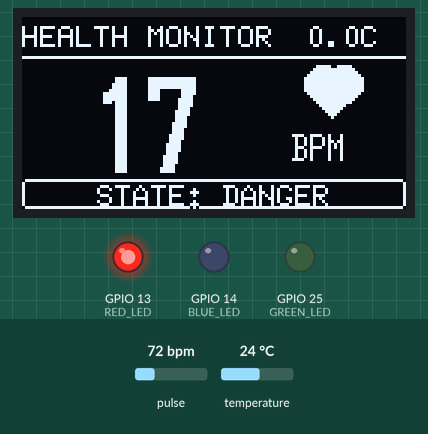
Bench run of a sketch on a simulated ESP32. On the bench: 128×64 one-colour display, output pins drawn as LEDs (lit = HIGH). Inputs (shaded band) come from the test bench; at power-on: pulse 72 bpm, temperature 24 °C.

Above: at 1.03 s.
1.3 s: pulse set to 102 bpm
At 1.95 s:
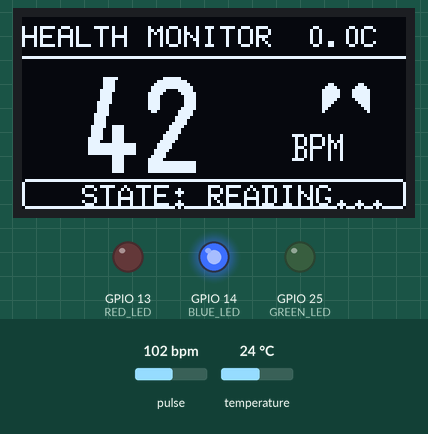
4.2 s: pulse set to 106 bpm
At 5.24 s:
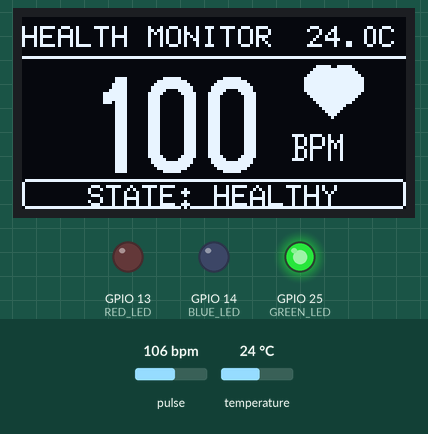
6.6 s: temperature set to 12 °C
At 9.29 s:
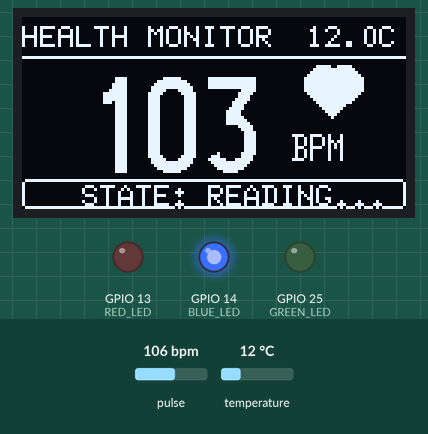
9.6 s: pulse set to 42 bpm
At 11.5 s:
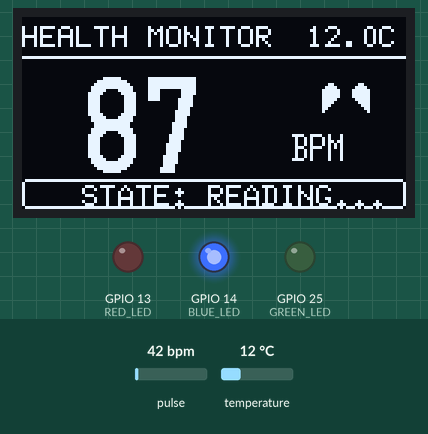
12.4 s: temperature set to 19 °C
At 15.6 s:
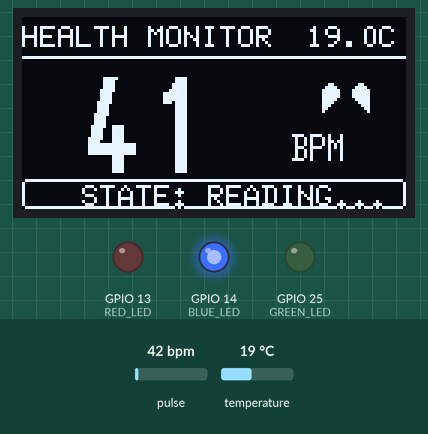
15.7 s: temperature set to 23.4 °C
At 17.4 s:
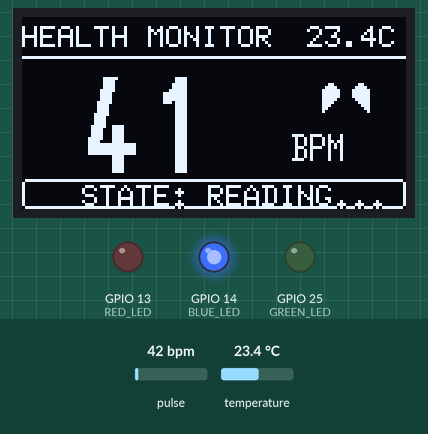
17.7 s: temperature set to 24.6 °C
Timing chart, 0 to 20.7 s (numbered marks = the images above; inputs shaded):
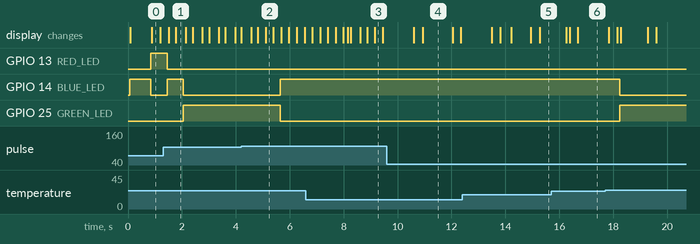

Measured:
- the behaviour switches between 104 and 105 bpm on pulse (found by bisection; images 1 and 2)
- after the input at 1.3 s, GPIO 13 (RED_LED): HIGH → LOW after 0.16 s instead of 1.2 s; GPIO 14 (BLUE_LED): LOW → HIGH after 0.16 s, → LOW 0.59 s later; GPIO 25 (GREEN_LED): LOW → HIGH after 0.75 s instead of 1.2 s; the display: first changes after 0.22 s (image 1 shows a later state)
- after the input at 4.2 s, GPIO 14 (BLUE_LED): LOW → HIGH after 1.5 s; GPIO 25 (GREEN_LED): HIGH → LOW after 1.5 s
- after the input at 15.7 s, the display: changes after 0.55 s (image 6)
- after the input at 17.7 s, GPIO 14 (BLUE_LED): HIGH → LOW after 0.55 s; GPIO 25 (GREEN_LED): LOW → HIGH after 0.55 s
- what the display in image 4 shows lasts 1.1 s, from 10.9 s to 12.0 s

The sketch:

BPMandTEMP.ino
```cpp
#include <Arduino.h>
#include <U8g2lib.h>
#include <Wire.h>
#include <OneWire.h>
#include <DallasTemperature.h>
#include "MAX30105.h"
#include "heartRate.h"

// --- PIN DEFINITIONS ---
#define RED_LED 13
#define BLUE_LED 14
#define GREEN_LED 25
#define TEMP_PIN 26

// --- OBJECTS ---
U8G2_SH1106_128X64_NONAME_F_HW_I2C u8g2(U8G2_R0, /* reset=*/ U8X8_PIN_NONE);
MAX30105 particleSensor;
OneWire oneWire(TEMP_PIN);
DallasTemperature sensors(&oneWire);

// --- VARIABLES ---
unsigned long lastTempRequest = 0;
const int tempInterval = 2000;
const byte RATE_SIZE = 4;
byte rates[RATE_SIZE];
byte rateSpot = 0;
long lastBeat = 0;
int beatAvg = 0;
float bodyTemp = 0;
bool heartLarge = false;

// Small Heart Bitmap for static state
static const unsigned char heart_bits[] = {
  0x0c, 0x30, 0x1e, 0x78, 0x3f, 0xfc, 0x3f, 0xfc, 0x3f, 0xfc, 0x1f, 0xf8, 0x0f, 0xf0, 0x07, 0xe0,
  0x03, 0xc0, 0x01, 0x80
};

void setup() {
  Serial.begin(115200);
  pinMode(RED_LED, OUTPUT);
  pinMode(BLUE_LED, OUTPUT);
  pinMode(GREEN_LED, OUTPUT);

  // Non-blocking Temp Setup
  sensors.begin();
  sensors.setWaitForConversion(false);
  sensors.requestTemperatures();

  Wire.begin(33, 32);
  u8g2.begin();

  if (!particleSensor.begin(Wire, I2C_SPEED_STANDARD)) while(1);

  // Saturation Prevention
  particleSensor.setup(0x1F, 4, 2, 400, 411, 4096);
}

void loop() {
  long irValue = particleSensor.getIR();

  if (irValue > 50000) {
    if (checkForBeat(irValue) == true) {
      heartLarge = true; // Trigger the animation
      long delta = millis() - lastBeat;
      lastBeat = millis();
      float bpm = 60 / (delta / 1000.0);

      if (bpm < 255 && bpm > 20) {
        rates[rateSpot++] = (byte)bpm;
        rateSpot %= RATE_SIZE;
        beatAvg = 0;
        for (byte x = 0; x < RATE_SIZE; x++) beatAvg += rates[x];
        beatAvg /= RATE_SIZE;
      }
    }
  } else {
    beatAvg = 0;
  }

  // Update Temp every 2 seconds
  if (millis() - lastTempRequest >= tempInterval) {
    bodyTemp = sensors.getTempCByIndex(0);
    sensors.requestTemperatures();
    lastTempRequest = millis();
  }

  updateDisplay(irValue > 50000);

  // Heart shrink timing
  if (millis() - lastBeat > 250) heartLarge = false;
}

// Function to handle the heart animation
void drawAnimatedHeart(int x, int y, bool large) {
  if (large) {
    u8g2.drawDisc(x, y, 6); // Left lobe
    u8g2.drawDisc(x+7, y, 6); // Right lobe
    u8g2.drawTriangle(x-5, y+2, x+12, y+2, x+3, y+11); // Bottom point
  } else {
    u8g2.drawXBM(x, y, 16, 10, heart_bits);
  }
}

void updateDisplay(bool fingerDetected) {
  u8g2.clearBuffer();

  // --- HEADER ---
  u8g2.setFont(u8g2_font_6x12_tr);
  u8g2.drawStr(0, 10, "HEALTH MONITOR"); // Title updated
  u8g2.setCursor(95, 10);
  u8g2.print(bodyTemp, 1); u8g2.print("C");
  u8g2.drawHLine(0, 13, 128);

  if (fingerDetected) {
    // --- BPM DISPLAY ---
    u8g2.setFont(u8g2_font_logisoso32_tf);
    u8g2.setCursor(20, 52);
    if(beatAvg > 0) u8g2.print(beatAvg); else u8g2.print("---");

    u8g2.setFont(u8g2_font_6x13_tf);
    u8g2.drawStr(90, 48, "BPM");

    // --- HEART ANIMATION ---
    drawAnimatedHeart(100, 22, heartLarge);

    // --- STATUS BOX ---
    u8g2.drawRFrame(0, 54, 128, 10, 2);
    u8g2.setFont(u8g2_font_6x10_tf);

    // Logic Hierarchy
    if (bodyTemp > 38.5 || (beatAvg > 0 && (beatAvg > 140 || beatAvg < 40))) {
      u8g2.drawStr(25, 63, "STATE: DANGER");
      digitalWrite(RED_LED, HIGH); digitalWrite(BLUE_LED, LOW); digitalWrite(GREEN_LED, LOW);
    }
    else if (bodyTemp >= 24.0 && bodyTemp <= 37.5 && beatAvg >= 40 && beatAvg <= 100) {
      u8g2.drawStr(22, 63, "STATE: HEALTHY");
      digitalWrite(GREEN_LED, HIGH); digitalWrite(RED_LED, LOW); digitalWrite(BLUE_LED, LOW);
    }
    else {
      u8g2.drawStr(20, 63, "STATE: READING...");
      digitalWrite(BLUE_LED, HIGH); digitalWrite(RED_LED, LOW); digitalWrite(GREEN_LED, LOW);
    }
  } else {
    // IDLE
    u8g2.setFont(u8g2_font_ncenB10_tr);
    u8g2.drawStr(25, 40, "READY");
    u8g2.setFont(u8g2_font_6x10_tf);
    u8g2.drawStr(10, 55, "Place finger to start");
    digitalWrite(RED_LED, LOW); digitalWrite(BLUE_LED, LOW); digitalWrite(GREEN_LED, LOW);
  }
  u8g2.sendBuffer();
}
```
